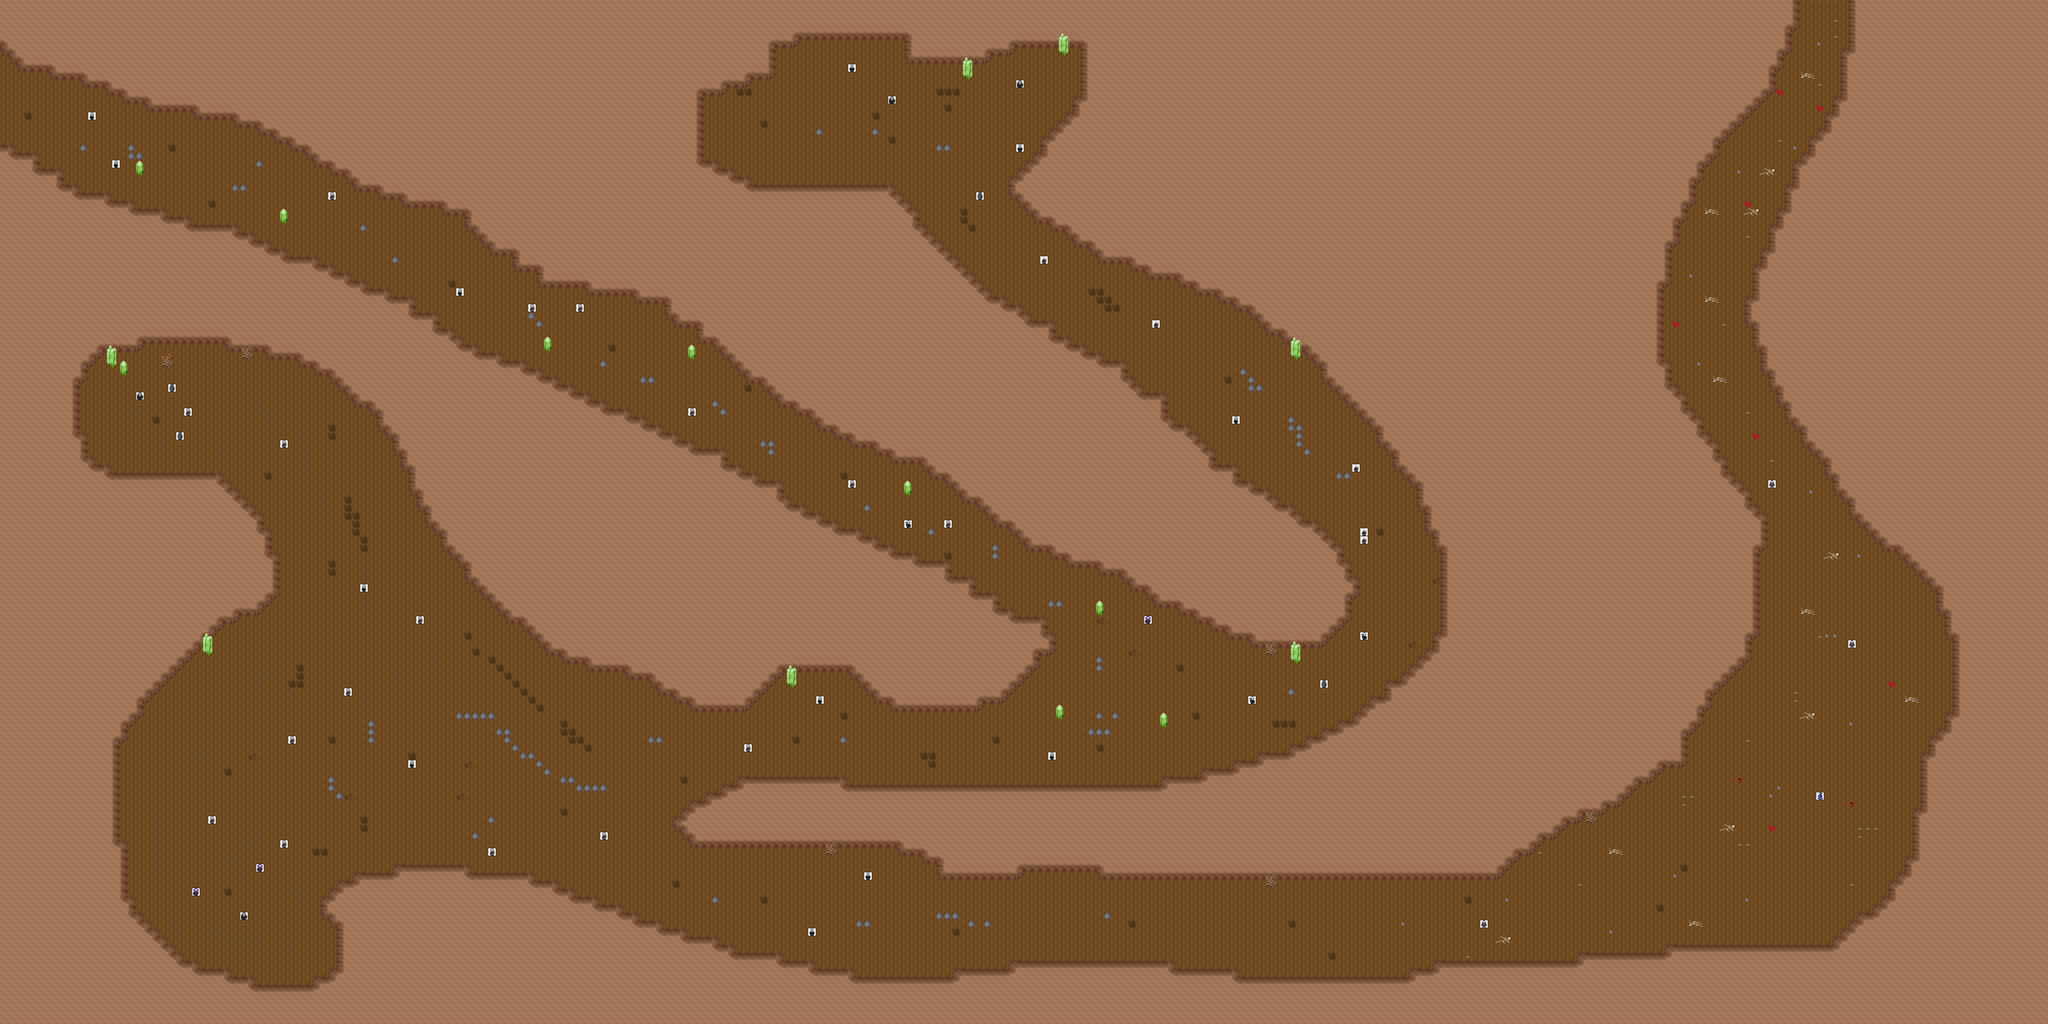

Rendered tile map (Tiled .tmx) drawn with the repository's tilesets; below, a short description and the map source with its tile grids summarised:
An orthogonal 256x128 tile map with 32x32 px tiles, 5 tile layers (0_floor, 1_terrain, 2_object, 3_roof, ...), 2 hidden layers not drawn, 14 tilesets.

<map version="1.2" tiledversion="1.2.5" orientation="orthogonal" renderorder="right-down" width="256" height="128" tilewidth="32" tileheight="32" infinite="0" nextlayerid="8" nextobjectid="1">
 <tileset firstgid="1" name="../../tileset/plant/bush/various_small.png" tilewidth="32" tileheight="32" tilecount="9" columns="3">
  <image source="../../tileset/plant/bush/various_small.png" trans="ff00ff" width="96" height="96" />
 </tileset>
 <tileset firstgid="10" name="../../tileset/ground/rock/rocks_2.png" tilewidth="32" tileheight="32" tilecount="4" columns="2">
  <image source="../../tileset/ground/rock/rocks_2.png" trans="ff00ff" width="64" height="64" />
 </tileset>
 <tileset firstgid="14" name="../../tileset/ground/rock/green_crystal.png" tilewidth="32" tileheight="32" tilecount="9" columns="3">
  <image source="../../tileset/ground/rock/green_crystal.png" trans="ff00ff" width="96" height="96" />
 </tileset>
 <tileset firstgid="23" name="../../tileset/plant/bush/large_brown.png" tilewidth="32" tileheight="32" tilecount="9" columns="3">
  <image source="../../tileset/plant/bush/large_brown.png" trans="ff00ff" width="96" height="96" />
 </tileset>
 <tileset firstgid="32" name="../../tileset/item/corpse/skull_dark.png" tilewidth="32" tileheight="32" tilecount="2" columns="2">
  <image source="../../tileset/item/corpse/skull_dark.png" trans="ff00ff" width="64" height="32" />
 </tileset>
 <tileset firstgid="34" name="../../tileset/item/corpse/skeleton.png" tilewidth="32" tileheight="32" tilecount="4" columns="2">
  <image source="../../tileset/item/corpse/skeleton.png" trans="ff00ff" width="64" height="64" />
 </tileset>
 <tileset firstgid="38" name="../../tileset/item/blood/floor_stains_2.png" tilewidth="32" tileheight="32" tilecount="4" columns="2">
  <image source="../../tileset/item/blood/floor_stains_2.png" trans="ff00ff" width="64" height="64" />
 </tileset>
 <tileset firstgid="42" name="../../tileset/item/blood/nsew_stains.png" tilewidth="32" tileheight="32" tilecount="4" columns="2">
  <image source="../../tileset/item/blood/nsew_stains.png" trans="ff00ff" width="64" height="64" />
 </tileset>
 <tileset firstgid="46" name="logic/creature/dark_elf" tilewidth="32" tileheight="32" tilecount="16" columns="8">
  <image source="../../tileset/logic/creature/dark_elf.png" width="256" height="64" />
 </tileset>
 <tileset firstgid="62" name="logic/creature/undead" tilewidth="32" tileheight="32" tilecount="14" columns="14">
  <image source="../../tileset/logic/creature/undead.png" width="448" height="32" />
 </tileset>
 <tileset firstgid="76" name="logic/collision" tilewidth="32" tileheight="32" tilecount="1" columns="1">
  <image source="../../tileset/logic/collision.png" width="32" height="32" />
 </tileset>
 <tileset firstgid="77" name="scratches" tilewidth="32" tileheight="32" tilecount="5" columns="5">
  <image source="../../tileset/ground/scratches.png" trans="ff00ff" width="160" height="32" />
 </tileset>
 <tileset firstgid="82" name="logic/creature/undead_specter" tilewidth="32" tileheight="32" tilecount="6" columns="6">
  <image source="../../tileset/logic/creature/undead_specter.png" width="192" height="32" />
 </tileset>
 <tileset firstgid="88" name="int_sandstone" tilewidth="32" tileheight="32" tilecount="15" columns="3">
  <image source="../../tileset/building/wall/int_sandstone.png" width="96" height="160" />
 </tileset>
 <layer id="1" name="0_floor" width="256" height="128">
  <data>[32768 cells, 32768 non-empty, 1 distinct tile ids]</data>
 </layer>
 <layer id="2" name="1_terrain" width="256" height="128">
  <data>[32768 cells, 21801 non-empty, 28 distinct tile ids]</data>
 </layer>
 <layer id="3" name="2_object" width="256" height="128">
  <data>[32768 cells, 62 non-empty, 10 distinct tile ids]</data>
 </layer>
 <layer id="4" name="3_roof" width="256" height="128">
  <data>[32768 cells, 11 non-empty, 3 distinct tile ids]</data>
 </layer>
 <layer id="5" name="objects" width="256" height="128">
  <data>[32768 cells, 51 non-empty, 10 distinct tile ids]</data>
 </layer>
 <layer id="6" name="collision" width="256" height="128" visible="0" opacity="0.37">
  <data>[32768 cells, 21501 non-empty, 1 distinct tile ids]</data>
 </layer>
 <layer id="7" name="protection" width="256" height="128" visible="0">
  <data>[32768 cells, 0 non-empty, 0 distinct tile ids]</data>
 </layer>
</map>
